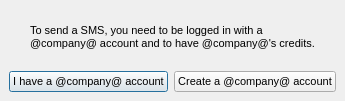
<ui version="4.0" >
 <author></author>
 <comment></comment>
 <exportmacro></exportmacro>
 <class>NoWengoAlert</class>
 <widget class="QDialog" name="NoWengoAlert" >
  <property name="geometry" >
   <rect>
    <x>0</x>
    <y>0</y>
    <width>303</width>
    <height>101</height>
   </rect>
  </property>
  <property name="font" >
   <font>
    <family>MS Shell Dlg 2</family>
    <pointsize>8</pointsize>
    <weight>50</weight>
    <italic>false</italic>
    <bold>false</bold>
    <underline>false</underline>
    <strikeout>false</strikeout>
   </font>
  </property>
  <property name="windowTitle" >
   <string>@product@ - SMS</string>
  </property>
  <property name="windowIcon" >
   <iconset/>
  </property>
  <layout class="QGridLayout" >
   <property name="margin" >
    <number>9</number>
   </property>
   <property name="spacing" >
    <number>6</number>
   </property>
   <item row="2" column="0" >
    <spacer>
     <property name="orientation" >
      <enum>Qt::Vertical</enum>
     </property>
     <property name="sizeHint" >
      <size>
       <width>20</width>
       <height>21</height>
      </size>
     </property>
    </spacer>
   </item>
   <item row="3" column="0" >
    <layout class="QHBoxLayout" >
     <property name="margin" >
      <number>0</number>
     </property>
     <property name="spacing" >
      <number>6</number>
     </property>
     <item>
      <spacer>
       <property name="orientation" >
        <enum>Qt::Horizontal</enum>
       </property>
       <property name="sizeHint" >
        <size>
         <width>16</width>
         <height>20</height>
        </size>
       </property>
      </spacer>
     </item>
     <item>
      <widget class="QPushButton" name="haveBtn" >
       <property name="font" >
        <font>
         <family>MS Shell Dlg 2</family>
         <pointsize>8</pointsize>
         <weight>50</weight>
         <italic>false</italic>
         <bold>false</bold>
         <underline>false</underline>
         <strikeout>false</strikeout>
        </font>
       </property>
       <property name="text" >
        <string>I have a @company@ account</string>
       </property>
      </widget>
     </item>
     <item>
      <spacer>
       <property name="orientation" >
        <enum>Qt::Horizontal</enum>
       </property>
       <property name="sizeHint" >
        <size>
         <width>16</width>
         <height>20</height>
        </size>
       </property>
      </spacer>
     </item>
     <item>
      <widget class="QPushButton" name="createBtn" >
       <property name="text" >
        <string>Create a @company@ account</string>
       </property>
      </widget>
     </item>
     <item>
      <spacer>
       <property name="orientation" >
        <enum>Qt::Horizontal</enum>
       </property>
       <property name="sizeHint" >
        <size>
         <width>16</width>
         <height>20</height>
        </size>
       </property>
      </spacer>
     </item>
    </layout>
   </item>
   <item row="1" column="0" >
    <layout class="QHBoxLayout" >
     <property name="margin" >
      <number>0</number>
     </property>
     <property name="spacing" >
      <number>6</number>
     </property>
     <item>
      <spacer>
       <property name="orientation" >
        <enum>Qt::Horizontal</enum>
       </property>
       <property name="sizeHint" >
        <size>
         <width>40</width>
         <height>20</height>
        </size>
       </property>
      </spacer>
     </item>
     <item>
      <widget class="QLabel" name="mainText" >
       <property name="text" >
        <string>To send a SMS, you need to be logged in with a&lt;br>@company@ account and to have @company@'s credits.</string>
       </property>
      </widget>
     </item>
     <item>
      <spacer>
       <property name="orientation" >
        <enum>Qt::Horizontal</enum>
       </property>
       <property name="sizeHint" >
        <size>
         <width>40</width>
         <height>20</height>
        </size>
       </property>
      </spacer>
     </item>
    </layout>
   </item>
   <item row="0" column="0" >
    <spacer>
     <property name="orientation" >
      <enum>Qt::Vertical</enum>
     </property>
     <property name="sizeHint" >
      <size>
       <width>20</width>
       <height>21</height>
      </size>
     </property>
    </spacer>
   </item>
  </layout>
 </widget>
 <pixmapfunction></pixmapfunction>
 <resources/>
 <connections>
  <connection>
   <sender>haveBtn</sender>
   <signal>clicked()</signal>
   <receiver>NoWengoAlert</receiver>
   <slot>accept()</slot>
   <hints>
    <hint type="sourcelabel" >
     <x>278</x>
     <y>253</y>
    </hint>
    <hint type="destinationlabel" >
     <x>96</x>
     <y>254</y>
    </hint>
   </hints>
  </connection>
  <connection>
   <sender>createBtn</sender>
   <signal>clicked()</signal>
   <receiver>NoWengoAlert</receiver>
   <slot>reject()</slot>
   <hints>
    <hint type="sourcelabel" >
     <x>369</x>
     <y>253</y>
    </hint>
    <hint type="destinationlabel" >
     <x>179</x>
     <y>282</y>
    </hint>
   </hints>
  </connection>
 </connections>
</ui>
